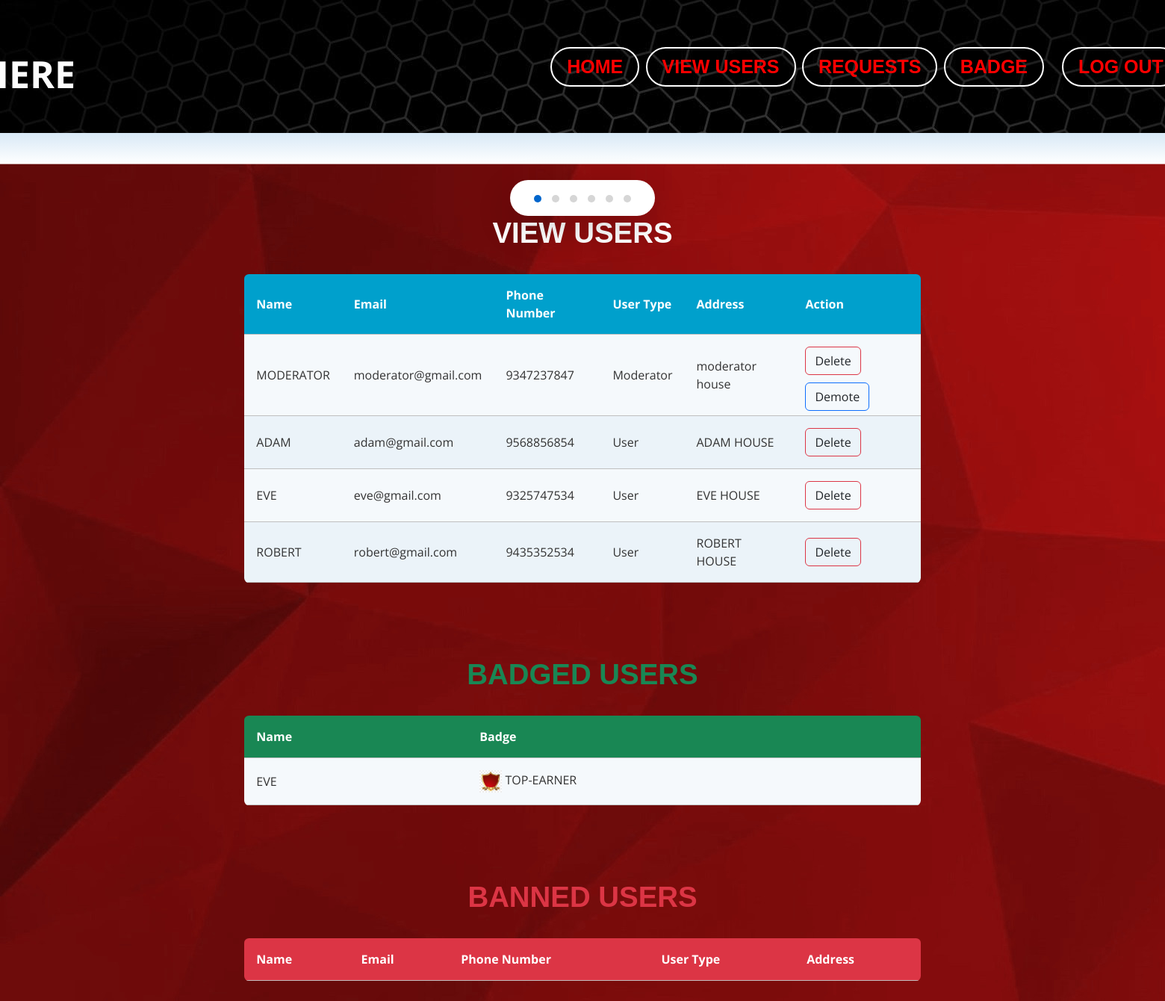
The app's page /viewUsers/ with its own data.
### myapp/models.py (models this page shows, shortened)
class Register(models.Model):
    loginid = models.ForeignKey(Login, on_delete=models.CASCADE, null=True)
    name=models.CharField(max_length=100)
    email=models.CharField(max_length=100)
    phone=models.CharField(max_length=100)
    address=models.CharField(max_length=100,null=True)
    password=models.CharField(max_length=100)
    type = models.CharField(max_length=100, null=True, default="pending")

class Login(AbstractUser):
    user_type=models.CharField(max_length=30)
    view_password=models.CharField(max_length=30)

class AssignBadge(models.Model):
    userId = models.ForeignKey(Register, on_delete=models.CASCADE, null=True)
    badgeId = models.ForeignKey(Badge, on_delete=models.CASCADE, null=True)

class Badge(models.Model):
    badge=models.CharField(max_length=100)

### myapp/views.py (the view)
# urls.py: path('viewUsers/',views.viewUsers),
def viewUsers(request):
    data = Register.objects.all()
    badge = AssignBadge.objects.all()
    return render(request,'ADMIN/viewUsers.html',{'data':data,'badge':badge})

### templates/ADMIN/viewUsers.html (shortened to what this page needs)
{% extends 'ADMIN/common.html' %}
{% block content %}
<section class="contact-section section-padding pt-0">
  <div class="container">
    <div class="row">
      <div class="col-lg-8 col-12 mx-auto">
        <div class="container">
          <h1 style="color: white;">VIEW USERS</h1><br>
          <table class="rwd-table" style="width: 6100px;">
            <tbody>
              <tr>
                <th>Name</th>
                <th>Email</th>
                <th>Phone Number</th>
                <th>User Type</th>
                <th>Address</th>
                <th>Action</th>
              </tr>
              {% for i in data %}
              <tr>
                <td>{{i.name}}</td>
                <td>{{i.email}}</td>
                <td>{{i.phone}}</td>
                <td>{{i.loginid.user_type}}</td>
                <td>{{i.address}}</td>
                <td>
                  <a href="/deleteUsers?id={{ i.loginid_id }}"><button class="btn btn-outline-danger text-dark">Delete</button></a>
                  {% if i.loginid.user_type == "Moderator" %}
                  <a href="/demoteUsers?id={{ i.loginid_id }}"><button class="btn btn-outline-primary text-dark" style="position: relative;top: 10px;">Demote</button></a>
                  {% endif %}
                </td>
              </tr>
              {% endfor %}
            </tbody>
          </table>
        </div>
      </div>
    </div>
</section>
<section class="contact-section section-padding pt-0">
  <div class="container">
    <div class="row">
      <div class="col-lg-8 col-12 mx-auto">
        <div class="container">
          <h1 class="text-success">BADGED USERS</h1><br>
          <table class="rwd-table" style="width: 6100px;">
            <tbody>
              <tr class='bg-success'>
                <th>Name</th>
                <th>Badge</th>
              </tr>
              {% for i in badge %}
              <tr>
                <td> {{i.userId.name}} </td>
                <td>
                  <img width="30" src="..\static\images\badge.jpg" alt="">
                  {{i.badgeId.badge}}
                </td>
              </tr>
              {% endfor %}
            </tbody>
          </table>
        </div>
      </div>
    </div>
</section>
<section class="contact-section section-padding pt-0">
  <div class="container">
    <div class="row">
      <div class="col-lg-8 col-12 mx-auto">
        <div class="container">
          <h1 class="text-danger">BANNED USERS</h1><br>
          <table class="rwd-table" style="width: 6100px;">
            <tbody>
              <tr class='bg-danger'>
                <th>Name</th>
                <th>Email</th>
                <th>Phone Number</th>
                <th>User Type</th>
                <th>Address</th>
              </tr>
            </tbody>
          </table>
        </div>
      </div>
    </div>
</section>
{% endblock %}

### templates/ADMIN/common.html (shortened to what this page needs)
{% load static %}
<!DOCTYPE html>
<html lang="en">
<head>
  <link rel="stylesheet" href="{% static 'css/bootstrap.min.css' %}" />
  <link rel="stylesheet" href="{% static 'css/bootstrap-icons.css' %}" />
  <link rel="stylesheet" href="{% static 'css/owl.carousel.min.css' %}" />
  <link rel="stylesheet" href="{% static 'css/owl.theme.default.min.css' %}" />
  <link href="{% static 'css/templatemo-pod-talk.css' %}" rel="stylesheet" />
</head>
<body style="background-image: url('../static/images/poii.jpg');  ">
  <main>
    <nav class="navbar navbar-expand-lg" style="background-image: url('../static/images/ftr.jpg'); height: 178px;">
      <div class="container">
        <a href="#" style="font-size: 50px;color: rgb(252, 252, 252);position: relative;right: 300px;top:10px;"><b>ECHOSPHERE</b>
        <div class="collapse navbar-collapse" id="navbarNav" style="position: relative;left:300px;">
          <ul class="navbar-nav ms-lg-auto">
            <li class="nav-item">
              <a class="btn custom-btn custom-border-btn smoothscroll" href="/adminDash" style="color: rgb(255, 0, 0);font-size: 25px;">HOME</a>
            </li>&nbsp;&nbsp;
            <li class="nav-item">
              <a class="btn custom-btn custom-border-btn smoothscroll" href="/viewUsers" style="color: rgb(255, 0, 0);font-size: 25px;">VIEW USERS</a>
            </li>&nbsp;&nbsp;
            <li class="nav-item">
              <a class="btn custom-btn custom-border-btn smoothscroll" href="/request" style="color: rgb(255, 0, 0);font-size: 25px;">REQUESTS</a>
            </li>&nbsp;&nbsp;
            <li class="nav-item dropdown">
              <a class="btn custom-btn custom-border-btn smoothscroll" href="#" style="color: rgb(255, 0, 0);font-size: 25px;">BADGE</a>
          </ul>
          <div class="ms-4">
            <a class="btn custom-btn custom-border-btn smoothscroll" href="/" style="color: rgb(255, 0, 0);font-size: 25px;">LOG OUT</a>&nbsp;&nbsp;
          </div>
        </div>
      </div>
    </nav>
    <section class="hero-section">
      <div class="container">
        <div class="row">
          <div class="col-lg-12 col-12">
            <div class="owl-carousel owl-theme">
            </div>
          </div>
        </div>
      </div>
    </section>
    {% block content %}
    {% endblock %}
  </main>
</body>
</html>

### static/css/templatemo-pod-talk.css (style rules this page uses)
:root { --white-color: #ffffff; --primary-color: #00CC99; --secondary-color: #0066CC; --section-bg-color: #f0f8ff; --custom-btn-bg-color: #0066CC; --custom-btn-bg-hover-color: #00CC99; --dark-color: #000000; --p-color: #717275; --border-color: #7fffd4; --link-hover-color: #0066CC; --body-font-family: 'Montserrat', sans-serif; --title-font-family: 'Sono', sans-serif; --h1-font-size: 58px; --h2-font-size: 46px; --h3-font-size: 32px; --h4-font-size: 28px; --h5-font-size: 24px; --h6-font-size: 22px; --p-font-size: 16px; --menu-font-size: 14px; --border-radius-large: 100px; --border-radius-medium: 20px; --border-radius-small: 10px; --font-weight-light: 300; --font-weight-normal: 400; --font-weight-medium: 500; --font-weight-semibold: 600; --font-weight-bold: 700; }
body { background-color: var(--white-color); font-family: var(--body-font-family); }
h1, h2, h3, h4, h5, h6 { font-family: var(--title-font-family); font-weight: var(--font-weight-semibold); }
h1 { font-size: var(--h1-font-size); font-weight: var(--font-weight-bold); }
ul li { color: var(--p-color); font-size: var(--p-font-size); font-weight: var(--font-weight-light); }
a, button { touch-action: manipulation; transition: all 0.3s; }
a { display: inline-block; color: #00cc99; text-decoration: none; }
b, strong { font-weight: var(--font-weight-bold); }
.section-padding { padding-top: 100px; padding-bottom: 100px; }
main { position: relative; z-index: 1; }
.custom-btn { background: var(--custom-btn-bg-color); border: 2px solid transparent; border-radius: var(--border-radius-large); color: var(--white-color); font-family: var(--title-font-family); font-size: var(--p-font-size); font-weight: var(--font-weight-semibold); line-height: normal; transition: all 0.3s; padding: 10px 20px; }
.custom-border-btn { background: transparent; border: 2px solid var(--custom-btn-bg-color); color: var(--custom-btn-bg-color); }
.navbar { background-color: transparent; position: absolute; top: 0; right: 0; left: 0; z-index: 9; padding-top: 20px; padding-bottom: 20px; }
.navbar .custom-border-btn { border-color: var(--white-color); color: var(--white-color); }
.hero-section { background-image: url('../images/templatemo-wave-banner.jpg'), linear-gradient(#348CD2, #FFFFFF); background-repeat: no-repeat; background-size: 108% 76%; background-position: top; padding-top: 200px; }
.owl-carousel { text-align: center; }

### templates/ADMIN/viewUsers.html (style rules this page uses)
* { font-family: 'Open Sans', sans-serif; }
.rwd-table { margin: auto; min-width: 300px; max-width: 100%; border-collapse: collapse; }
.rwd-table tr:first-child { border-top: none; background: #00a0cc; color: #fff; }
.rwd-table tr { border-top: 1px solid #ddd; border-bottom: 1px solid #ddd; background-color: #f5f9fc; }
.rwd-table tr:nth-child(odd):not(:first-child) { background-color: #ebf3f9; }
.rwd-table th { display: none; }
.rwd-table td { display: block; }
.rwd-table td:first-child { margin-top: .5em; }
.rwd-table td:last-child { margin-bottom: .5em; }
.rwd-table td:before { content: attr(data-th) ": "; font-weight: bold; width: 120px; display: inline-block; color: #000; }
.rwd-table th, .rwd-table td { text-align: left; }
.rwd-table { color: #333; border-radius: .4em; overflow: hidden; }
.rwd-table tr { border-color: #bfbfbf; }
.rwd-table th, .rwd-table td { padding: .5em 1em; }
@media screen and (min-width: 600px) { .rwd-table td:before { display: none; } }
@media screen and (min-width: 600px) { .rwd-table th, .rwd-table td { display: table-cell; padding: .25em .5em; } }
@media screen and (min-width: 600px) { .rwd-table th:first-child, .rwd-table td:first-child { padding-left: 0; } }
@media screen and (min-width: 600px) { .rwd-table th:last-child, .rwd-table td:last-child { padding-right: 0; } }
@media screen and (min-width: 600px) { .rwd-table th, .rwd-table td { padding: 1em !important; } }
h1 { text-align: center; font-size: 2.4em; color: #000000; }
.container { display: block; text-align: center; }

### records on screen
Register: name "MODERATOR", email "moderator@gmail.com", phone "9347237847", loginid.user_type "Moderator", address "moderator house"
Register: name "ADAM", email "adam@gmail.com", phone "9568856854", loginid.user_type "User", address "ADAM HOUSE"
Register: name "EVE", email "eve@gmail.com", phone "9325747534", loginid.user_type "User", address "EVE HOUSE"
Register: name "ROBERT", email "robert@gmail.com", phone "9435352534", loginid.user_type "User", address "ROBERT HOUSE"
AssignBadge: userId.name "EVE", badgeId.badge "TOP-EARNER"
